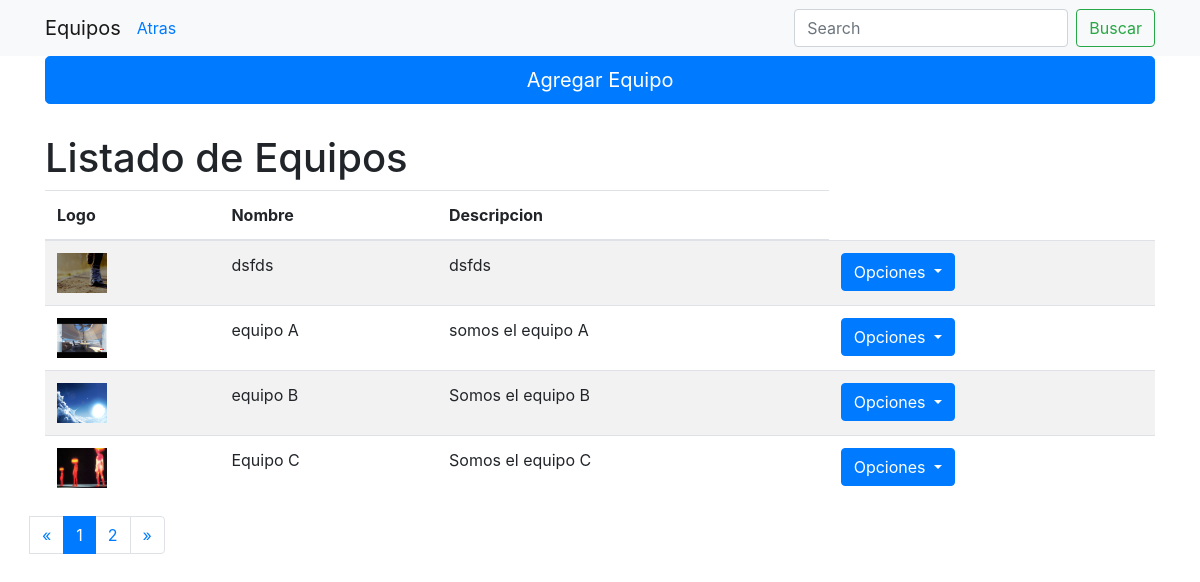
/basket/list_team (signed in), run on an earlier commit of the app's database.
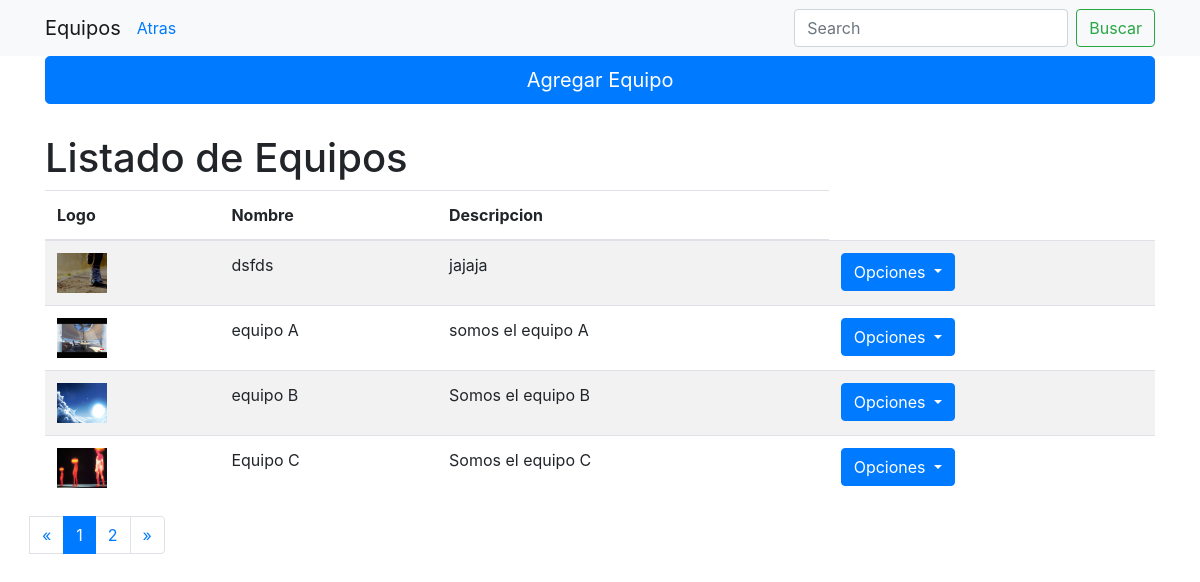
And on a later commit of the database.
### basket/models.py (models this page shows, shortened)
class Team(models.Model):
    name = models.CharField(max_length=120)
    description = models.TextField()
    logo = models.ImageField(upload_to='logos')

### basket/views.py (the view)
# urls.py: path('list_team', views.listarEquipo, name="listTeam"),
@login_required(login_url = '../aut/login')
def listarEquipo(request):
    data = {}
    data=Team.objects.all()
    page=request.GET.get('page',1)
    paginator=Paginator(data,4)
    try:
        lista_objetos=paginator.page(page)
    except PageNotAnInteger:
        lista_objetos=paginator.page(1)
    except EmptyPage:
        lista_objetos=paginator.page(paginator.num_pages)
    template_name='equipo/listarEquipo.html'
    return render(request, template_name,{'lista_objetos':lista_objetos})

### basket/templates/equipo/listarEquipo.html (shortened to what this page needs)
{% extends 'Bases/listar.html' %}
{% block agregar %}
  <a href="{% url 'addTeam' %}" class="btn btn-lg btn-primary btn-block" role="button">Agregar Equipo</a>
{% endblock %}
{% block titulo %}
  <a class="navbar-brand" href="#">Equipos</a>
  <a href="{% url 'OpcionesAdmin' %}">Atras</a>
{% endblock %}
{% block nombreLista %}
  <h1 style="margin-top:30px;">Listado de Equipos</h1>
{% endblock %}
{% block lista %}
  <thead>
    <tr>
      <th scope="col">Logo</th>
      <th scope="col">Nombre</th>
      <th scope="col">Descripcion</th>
    </tr>
  </thead>
  <tbody>
    {% for Objeto in lista_objetos %}
    <tr>
      <td><img src="{{Objeto.logo.url}}" alt="foto" width="50px" height="40px"></td>
      <td>{{Objeto.name}}</td>
      <td>{{Objeto.description}}</td>
      <td>
        <div class="dropdown">
          <button class="btn btn-primary dropdown-toggle" type="button" id="dropdownMenu2" data-toggle="dropdown" aria-haspopup="true" aria-expanded="false">
            Opciones
          </button>
        </div>
      </td>
    </tr>
    {% endfor %}
  </tbody>
{% endblock %}
{% block paginacion %}
{% if lista_objetos.has_other_pages %}
  <ul class="pagination">
    {% if lista_objetos.has_previous %}
      <li class="page-item"><a class="page-link" href="?page={{ lista_objetos.previous_page_number }}">&laquo;</a></li>
    {% else %}
    <li class="disabled"><span class="page-link">&laquo;</span></li>
    {% endif %}
    {% for i in lista_objetos.paginator.page_range %}
      {% if lista_objetos.number == i %}
        <li class="page-item active"><span class="page-link">{{ i }}<span class="sr-only">(current)</span></span></li>
      {% else %}
        <li class="page-item"><a class="page-link" href="?page={{ i }}">{{ i }}</a></li>
      {% endif %}
    {% endfor %}
    {% if lista_objetos.has_next %}
      <li class="page-item"><a class="page-link" href="?page={{ lista_objetos.next_page_number }}">&raquo;</a></li>
    {% else %}
      <li class="disabled"><span class="page-link">&raquo;</span></li>
    {% endif %}
    </ul>
{% endif %}
{% endblock %}

What changed in the data, as far as the page shows it:
changed Team "dsfds": description "dsfds" → "jajaja"
